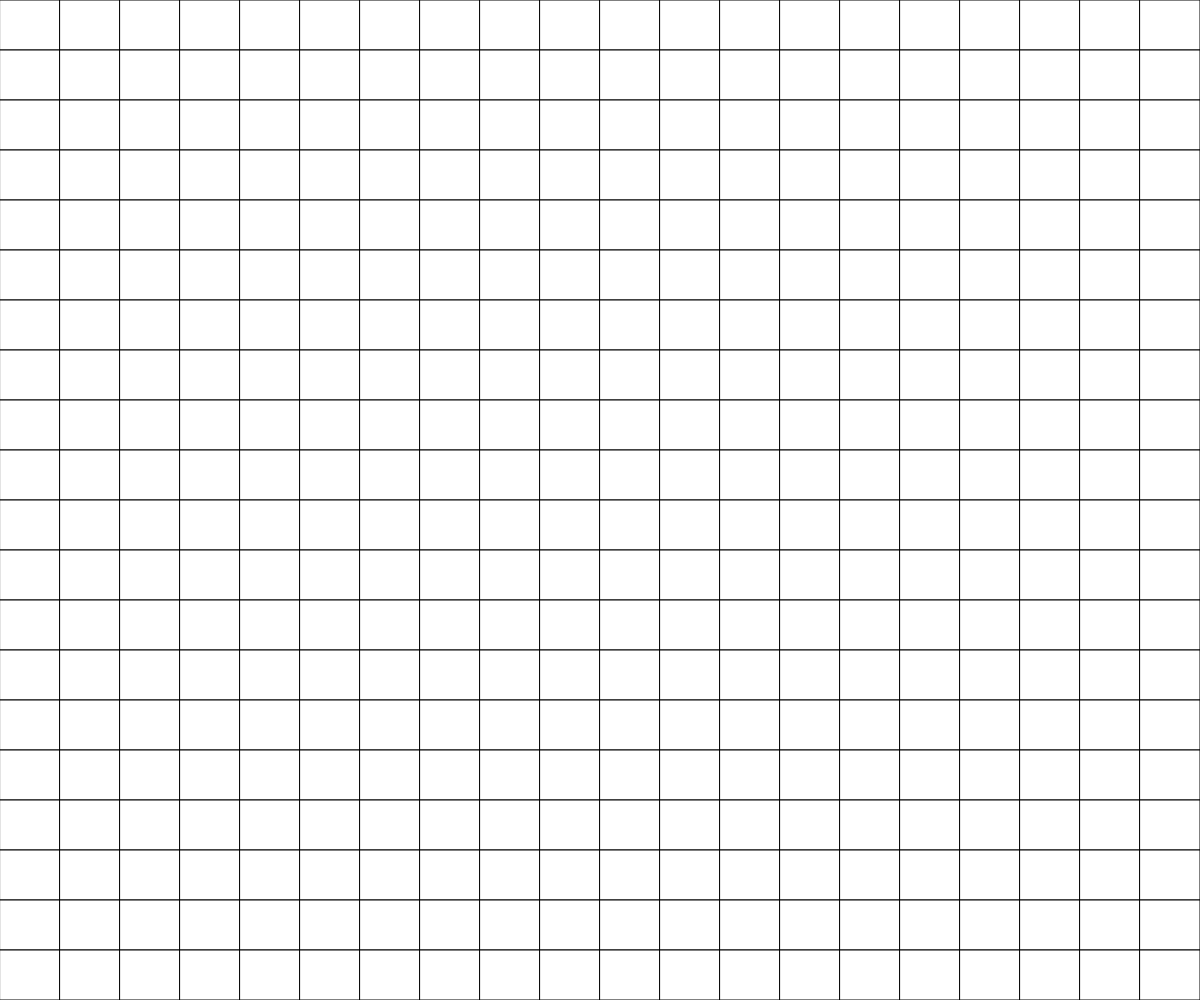
Frame 1 (no input)
Frame 60 (no input): identical to frame 1, image omitted
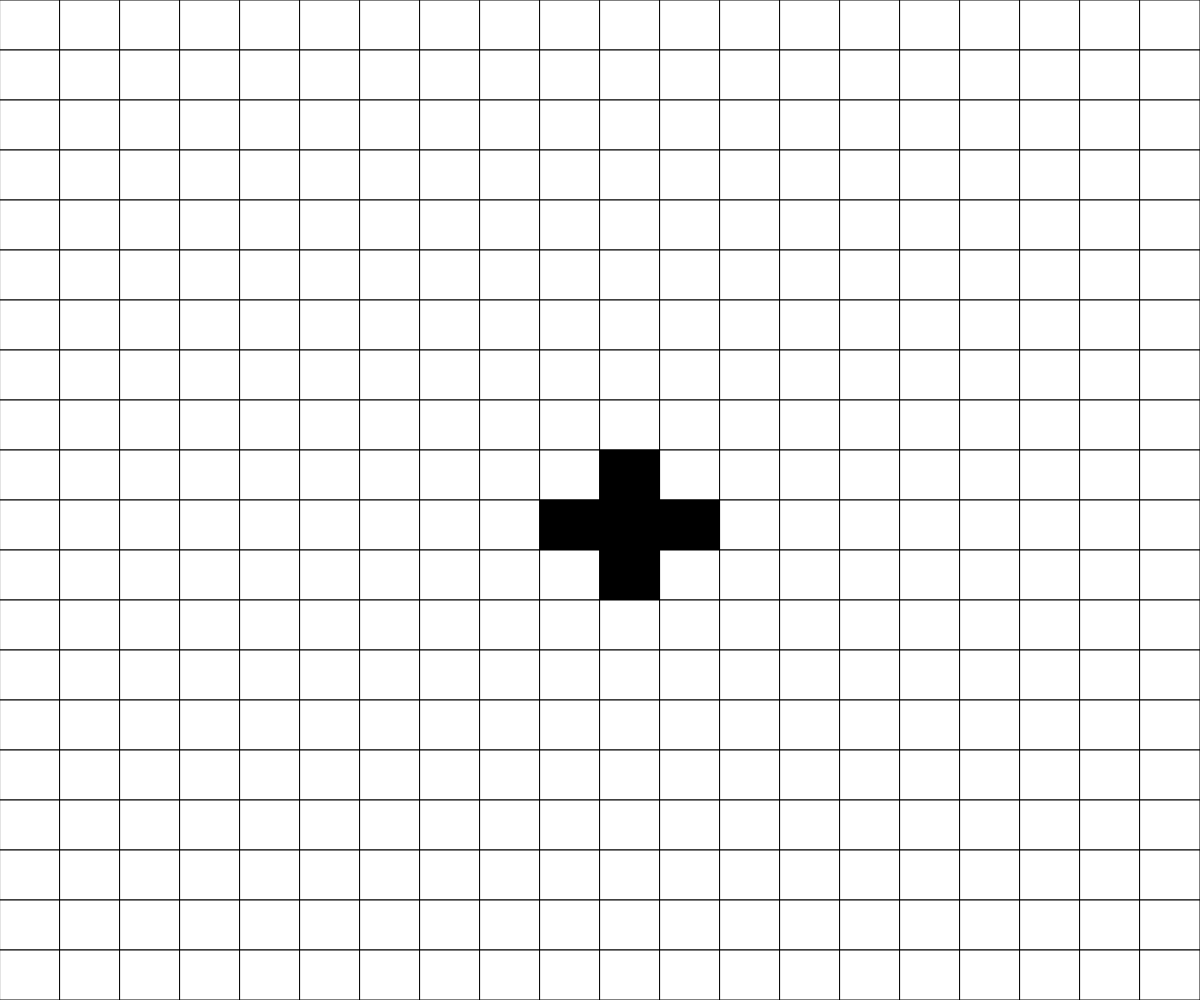
Frame 120 (the mouse pressed at the canvas centre since frame 60)

The p5.js sketch that drew these frames (run headless with seeded random() and noise() and a simulated clock; from frame 60 on, the mouse is pressed at the canvas centre):

// p5.js sketch
// ── sketch.js
// Project Title
// Your Name
// Date
//
// Extra for Experts:
// - describe what you did to take this project "above and beyond"

let grid;
let cellWidth;
let cellHeight;
const GRIDSIZE = 20;

function setup() {
  createCanvas(windowWidth, windowHeight);
  grid = generateEmptyGrid(GRIDSIZE);
  cellWidth = width / grid[0].length;
  cellHeight = height / grid.length;
}

function draw() {
  background(220);
  displayGrid();
}

function mousePressed() {
  let cellX = floor(mouseX / cellWidth);
  let cellY = floor(mouseY / cellHeight);

  toggleCell(cellX, cellY);   //self
  toggleCell(cellX, cellY-1); //north
  toggleCell(cellX, cellY+1); //south
  toggleCell(cellX+1, cellY); //east
  toggleCell(cellX-1, cellY); //west
}

function toggleCell(cellX, cellY) {
  if (cellX >= 0 && cellX < GRIDSIZE && cellY >= 0 && cellY < GRIDSIZE) {
    if (grid[cellY][cellX] === 0) {
      grid[cellY][cellX] = 1;
    }
    else {
      grid[cellY][cellX] = 0;
    }
  }
}

function keyPressed() {
  if (key === " ") {
    grid = generateRandomGrid(10);
  }
}

function displayGrid() {
  for (let y=0; y<grid.length; y++) {
    for (let x=0; x<grid[y].length; x++) {
      if (grid[y][x] === 0) {
        fill("white");
      }
      else {
        fill("black");
      }

      rect(cellWidth*x, cellHeight*y, cellWidth, cellHeight);
    }
  }
}

function generateEmptyGrid(gridSize) {
  let grid = [];
  for (let i=0; i<gridSize; i++) {
    grid.push([]);
    for (let j=0; j<gridSize; j++) {
      grid[i].push(0);
    }
  }
  return grid;
}

function generateRandomGrid(gridSize) {
  let grid = [];
  for (let i=0; i<gridSize; i++) {
    grid.push([]);
    for (let j=0; j<gridSize; j++) {
      if (random(100) < 50) {
        grid[i].push(0);
      }
      else {
        grid[i].push(1);
      }
    }
  }
  return grid;
}
